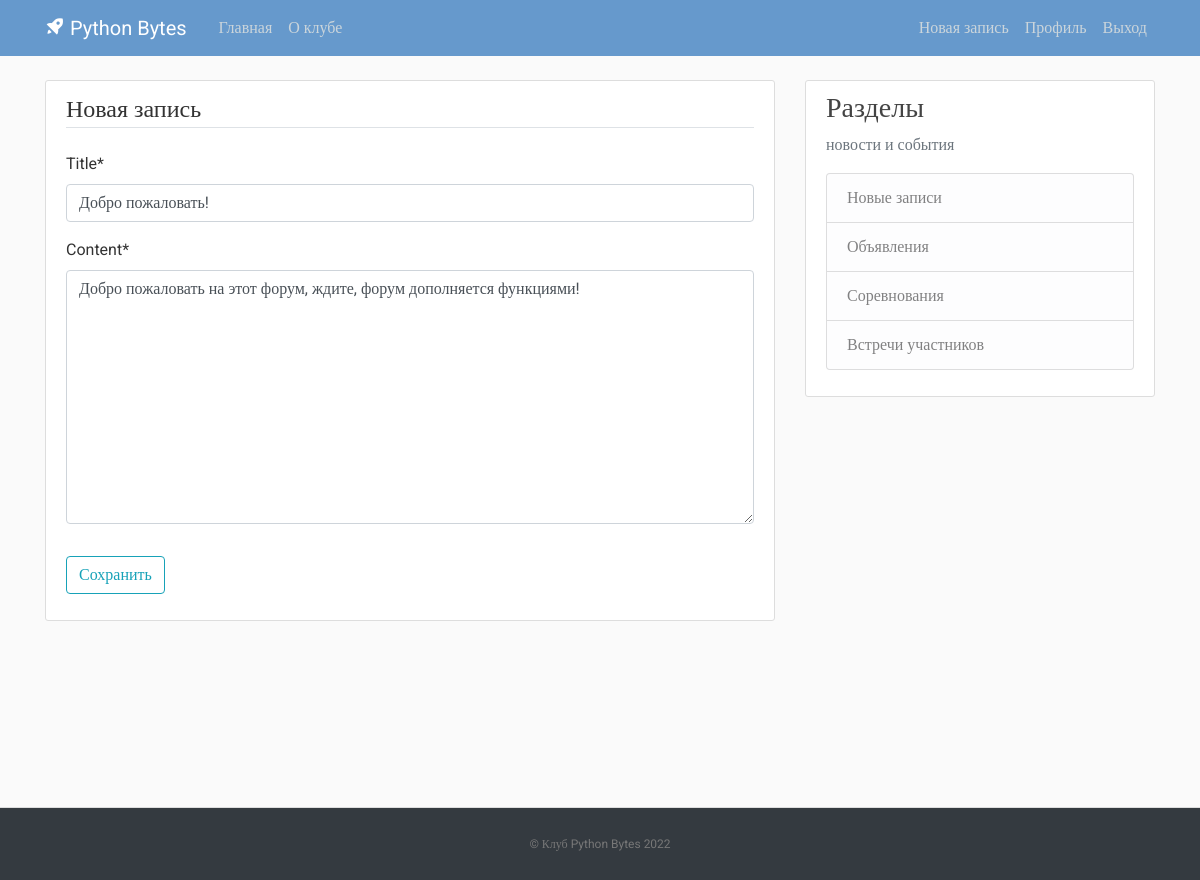
The app's page /post/1/update/ (signed in) with its own data.
### blog/models.py (models this page shows, shortened)
class Post(models.Model):
    title = models.CharField(max_length=100)
    content = models.TextField()
    date_posted = models.DateTimeField(default=timezone.now)
    author = models.ForeignKey(User, on_delete=models.CASCADE)

### blog/views.py (the view, shortened to what this page needs)
# urls.py: path('post/<int:pk>/update/', PostUpdateView.as_view(), name='post-update'),
class PostUpdateView(LoginRequiredMixin, UserPassesTestMixin, UpdateView):
    model = Post
    fields = ['title', 'content']
    def test_func(self):
        post = self.get_object()
        if self.request.user == post.author:
            return True
        return False

### templates/blog/post_form.html (shortened to what this page needs)
{% extends "blog/base.html" %}
{% load crispy_forms_tags %}
{% block content %}
    <div class="content-section">
        <form method="POST">
            <fieldset class="form-group">
                <legend class="border-bottom mb-4">Новая запись</legend>
                {{ form|crispy }}
            </fieldset>
            <div class="form-group">
                <button class="btn btn-outline-info" type="submit">Сохранить</button>
            </div>
        </form>
    </div>
{% endblock content %}

### blog/static/blog/main.css (style rules this page uses)
body, html { width:100%; height:100% }
body { margin:0; padding:0; background: #fafafa; color: #333333; margin-top: 5rem; font-family:Roboto; }
.content-section { background: #ffffff; padding: 10px 20px; border: 1px solid #dddddd; border-radius: 3px; margin-bottom: 20px; }

### records on screen
Post: title "Добро пожаловать!", content "Добро пожаловать на этот форум, ждите, форум дополняется функциями!"
